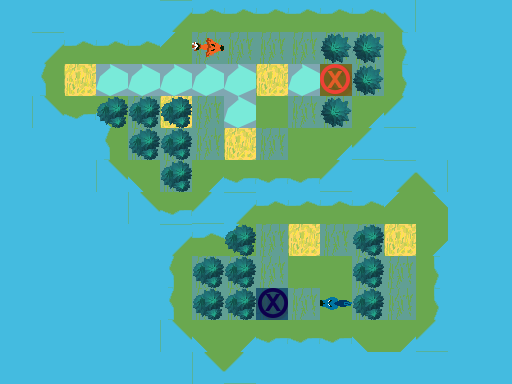

The image is a tile-based game level rendered from a .tmx file. Its description and complete source (layers, tilesets, objects, tile grids) follow:
An orthogonal 16x12 tile map with 32x32 px tiles, 3 tile layers (Ground, Obstacles, Objects), 1 hidden layer not drawn.

<map version="1.0" orientation="orthogonal" renderorder="right-down" width="16" height="12" tilewidth="32" tileheight="32" nextobjectid="6">
 <tileset firstgid="1" name="TilesetPlaceholder" tilewidth="32" tileheight="32" tilecount="240" columns="10">
  <image source="../../../Tileset.png" width="320" height="768" />
 </tileset>
 <layer name="Ground" width="16" height="12">
  <data encoding="csv">
5,5,5,5,5,3221225493,1610612747,1610612747,1610612747,1610612747,1610612747,1610612747,1610612757,5,5,5,
5,3221225493,1610612747,1610612747,1610612747,3221225503,7,7,7,7,7,7,11,5,5,5,
5,3221225483,2,18,18,18,18,18,2,18,1,7,11,5,5,5,
5,2684354581,2684354571,2684354591,7,2,7,18,1,7,7,31,21,5,5,5,
5,5,5,3221225483,7,7,7,2,7,1,31,21,5,5,5,5,
5,5,5,2684354581,2684354591,7,31,2684354571,2684354571,2684354571,21,5,3221225493,1610612757,5,5,
5,5,5,5,2684354581,2684354571,21,3221225493,1610612747,1610612747,1610612747,1610612747,3221225503,1610612767,5,5,
5,5,5,5,5,3221225493,1610612747,3221225503,7,2,7,7,2,31,5,5,
5,5,5,5,5,3221225483,7,7,7,1,1,7,7,11,5,5,
5,5,5,5,5,3221225483,7,7,7,7,1,7,7,11,5,5,
5,5,5,5,5,2684354581,2684354591,31,2684354571,2684354571,2684354571,2684354591,31,21,5,5,
5,5,5,5,5,5,2684354581,21,5,5,5,5,5,5,5,5
</data>
 </layer>
 <layer name="Obstacles" width="16" height="12">
  <data encoding="csv">
0,0,0,0,0,0,0,0,0,0,0,0,0,0,0,0,
0,0,0,0,0,0,0,0,0,0,2147483701,2147483701,0,0,0,0,
0,0,0,0,0,0,0,0,0,0,0,2147483701,0,0,0,0,
0,0,0,42,42,42,0,0,0,0,2147483701,0,0,0,0,0,
0,0,0,0,42,42,0,0,0,0,0,0,0,0,0,0,
0,0,0,0,0,42,0,0,0,0,0,0,0,0,0,0,
0,0,0,0,0,0,0,0,0,0,0,0,0,0,0,0,
0,0,0,0,0,0,0,42,0,0,0,42,0,0,0,0,
0,0,0,0,0,0,42,42,0,0,0,42,0,0,0,0,
0,0,0,0,0,0,42,42,0,0,0,42,0,0,0,0,
0,0,0,0,0,0,0,0,0,0,0,0,0,0,0,0,
0,0,0,0,0,0,0,0,0,0,0,0,0,0,0,0
</data>
 </layer>
 <layer name="Objects" width="16" height="12">
  <data encoding="csv">
0,0,0,0,0,0,0,0,0,0,0,0,0,0,0,0,
0,0,0,0,0,0,2684354751,0,0,0,0,0,0,0,0,0,
0,0,0,0,0,0,0,0,0,0,181,0,0,0,0,0,
0,0,0,0,0,0,0,0,0,0,0,0,0,0,0,0,
0,0,0,0,0,0,0,0,0,0,0,0,0,0,0,0,
0,0,0,0,0,0,0,0,0,0,0,0,0,0,0,0,
0,0,0,0,0,0,0,0,0,0,0,0,0,0,0,0,
0,0,0,0,0,0,0,0,0,0,0,0,0,0,0,0,
0,0,0,0,0,0,0,0,0,0,0,0,0,0,0,0,
0,0,0,0,0,0,0,0,182,0,1610612928,0,0,0,0,0,
0,0,0,0,0,0,0,0,0,0,0,0,0,0,0,0,
0,0,0,0,0,0,0,0,0,0,0,0,0,0,0,0
</data>
 </layer>
 <layer name="Solution" width="16" height="12" visible="0">
  <data encoding="csv">
224,224,224,224,224,224,224,224,224,224,224,224,224,224,224,224,
224,0,0,0,0,0,0,0,0,0,0,0,0,0,0,224,
224,0,0,0,0,0,0,0,0,0,0,0,0,0,0,224,
224,224,224,224,224,224,0,0,0,0,0,0,0,0,0,224,
224,224,224,224,224,224,0,0,0,0,0,0,0,0,0,224,
224,0,0,0,0,0,0,0,0,0,0,0,0,0,0,224,
224,0,0,0,0,0,0,0,0,0,0,0,0,0,0,224,
224,0,0,0,0,0,0,0,0,0,0,0,0,0,0,224,
224,0,0,0,0,0,0,0,0,0,0,17,0,0,0,224,
224,0,0,0,0,0,0,0,0,0,0,0,0,0,0,224,
224,0,0,0,0,0,0,0,0,0,0,0,0,0,0,224,
224,224,224,224,224,224,224,224,224,224,224,224,224,224,224,224
</data>
 </layer>
</map>
